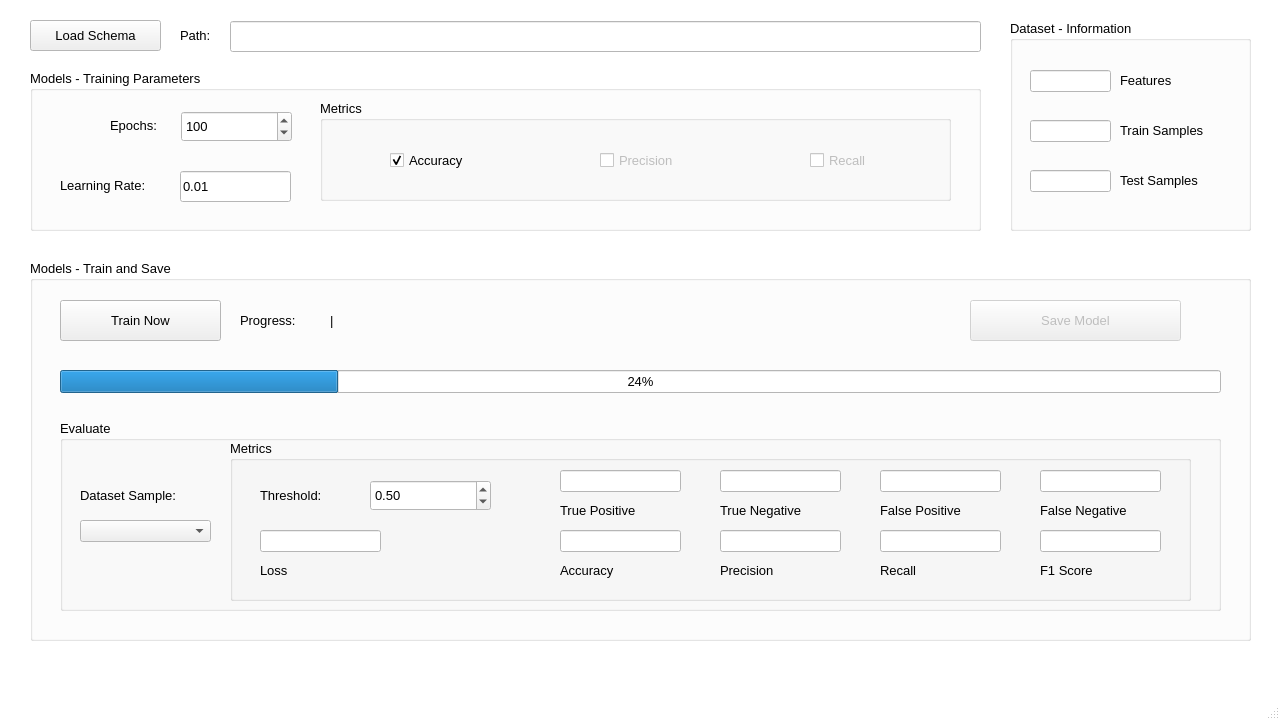
<?xml version="1.0" encoding="UTF-8"?>
<ui version="4.0">
 <class>ModelsWindow</class>
 <widget class="QMainWindow" name="ModelsWindow">
  <property name="geometry">
   <rect>
    <x>0</x>
    <y>0</y>
    <width>1280</width>
    <height>720</height>
   </rect>
  </property>
  <property name="minimumSize">
   <size>
    <width>1280</width>
    <height>720</height>
   </size>
  </property>
  <property name="maximumSize">
   <size>
    <width>1280</width>
    <height>720</height>
   </size>
  </property>
  <property name="palette">
   <palette>
    <active>
     <colorrole role="Base">
      <brush brushstyle="SolidPattern">
       <color alpha="255">
        <red>255</red>
        <green>255</green>
        <blue>255</blue>
       </color>
      </brush>
     </colorrole>
     <colorrole role="Window">
      <brush brushstyle="SolidPattern">
       <color alpha="255">
        <red>255</red>
        <green>255</green>
        <blue>255</blue>
       </color>
      </brush>
     </colorrole>
    </active>
    <inactive>
     <colorrole role="Base">
      <brush brushstyle="SolidPattern">
       <color alpha="255">
        <red>255</red>
        <green>255</green>
        <blue>255</blue>
       </color>
      </brush>
     </colorrole>
     <colorrole role="Window">
      <brush brushstyle="SolidPattern">
       <color alpha="255">
        <red>255</red>
        <green>255</green>
        <blue>255</blue>
       </color>
      </brush>
     </colorrole>
    </inactive>
    <disabled>
     <colorrole role="Base">
      <brush brushstyle="SolidPattern">
       <color alpha="255">
        <red>255</red>
        <green>255</green>
        <blue>255</blue>
       </color>
      </brush>
     </colorrole>
     <colorrole role="Window">
      <brush brushstyle="SolidPattern">
       <color alpha="255">
        <red>255</red>
        <green>255</green>
        <blue>255</blue>
       </color>
      </brush>
     </colorrole>
    </disabled>
   </palette>
  </property>
  <property name="font">
   <font>
    <pointsize>10</pointsize>
   </font>
  </property>
  <property name="windowTitle">
   <string>Models | Vinci ML Tool</string>
  </property>
  <property name="windowIcon">
   <iconset>
    <normalon>../res/ML4CYBER_Logo.png</normalon>
   </iconset>
  </property>
  <widget class="QWidget" name="centralwidget">
   <widget class="QPushButton" name="btn_LoadSchema">
    <property name="geometry">
     <rect>
      <x>30</x>
      <y>20</y>
      <width>131</width>
      <height>31</height>
     </rect>
    </property>
    <property name="font">
     <font>
      <pointsize>10</pointsize>
     </font>
    </property>
    <property name="text">
     <string>Load Schema</string>
    </property>
   </widget>
   <widget class="QLabel" name="label">
    <property name="geometry">
     <rect>
      <x>180</x>
      <y>20</y>
      <width>51</width>
      <height>31</height>
     </rect>
    </property>
    <property name="font">
     <font>
      <pointsize>10</pointsize>
     </font>
    </property>
    <property name="text">
     <string>Path:</string>
    </property>
   </widget>
   <widget class="QLineEdit" name="txtB_DatasetPath">
    <property name="enabled">
     <bool>true</bool>
    </property>
    <property name="geometry">
     <rect>
      <x>230</x>
      <y>21</y>
      <width>751</width>
      <height>31</height>
     </rect>
    </property>
    <property name="readOnly">
     <bool>true</bool>
    </property>
   </widget>
   <widget class="QGroupBox" name="groupBox">
    <property name="geometry">
     <rect>
      <x>30</x>
      <y>70</y>
      <width>951</width>
      <height>161</height>
     </rect>
    </property>
    <property name="title">
     <string>Models - Training Parameters</string>
    </property>
    <widget class="QLabel" name="label_2">
     <property name="geometry">
      <rect>
       <x>80</x>
       <y>40</y>
       <width>61</width>
       <height>31</height>
      </rect>
     </property>
     <property name="text">
      <string>Epochs:</string>
     </property>
    </widget>
    <widget class="QLabel" name="label_4">
     <property name="geometry">
      <rect>
       <x>30</x>
       <y>100</y>
       <width>111</width>
       <height>31</height>
      </rect>
     </property>
     <property name="font">
      <font>
       <pointsize>10</pointsize>
      </font>
     </property>
     <property name="text">
      <string>Learning Rate:</string>
     </property>
    </widget>
    <widget class="QSpinBox" name="sBox_Epochs">
     <property name="geometry">
      <rect>
       <x>151</x>
       <y>41</y>
       <width>111</width>
       <height>31</height>
      </rect>
     </property>
     <property name="maximum">
      <number>10000000</number>
     </property>
     <property name="value">
      <number>100</number>
     </property>
    </widget>
    <widget class="QLineEdit" name="txtB_LearningRate">
     <property name="geometry">
      <rect>
       <x>150</x>
       <y>101</y>
       <width>111</width>
       <height>31</height>
      </rect>
     </property>
     <property name="text">
      <string>0.01</string>
     </property>
    </widget>
    <widget class="QGroupBox" name="groupBox_4">
     <property name="geometry">
      <rect>
       <x>290</x>
       <y>30</y>
       <width>631</width>
       <height>101</height>
      </rect>
     </property>
     <property name="title">
      <string>Metrics</string>
     </property>
     <widget class="QCheckBox" name="cBox_MetricsAccuracy">
      <property name="geometry">
       <rect>
        <x>70</x>
        <y>50</y>
        <width>101</width>
        <height>20</height>
       </rect>
      </property>
      <property name="text">
       <string>Accuracy</string>
      </property>
      <property name="checked">
       <bool>true</bool>
      </property>
     </widget>
     <widget class="QCheckBox" name="cBox_MetricsPrecision">
      <property name="enabled">
       <bool>false</bool>
      </property>
      <property name="geometry">
       <rect>
        <x>280</x>
        <y>50</y>
        <width>101</width>
        <height>20</height>
       </rect>
      </property>
      <property name="text">
       <string>Precision</string>
      </property>
     </widget>
     <widget class="QCheckBox" name="cBox_MetricsRecall">
      <property name="enabled">
       <bool>false</bool>
      </property>
      <property name="geometry">
       <rect>
        <x>490</x>
        <y>50</y>
        <width>101</width>
        <height>20</height>
       </rect>
      </property>
      <property name="text">
       <string>Recall</string>
      </property>
     </widget>
    </widget>
   </widget>
   <widget class="QGroupBox" name="groupBox_3">
    <property name="geometry">
     <rect>
      <x>1010</x>
      <y>20</y>
      <width>241</width>
      <height>211</height>
     </rect>
    </property>
    <property name="title">
     <string>Dataset - Information</string>
    </property>
    <widget class="QLineEdit" name="txtB_InfoTestSamples">
     <property name="enabled">
      <bool>true</bool>
     </property>
     <property name="geometry">
      <rect>
       <x>20</x>
       <y>150</y>
       <width>81</width>
       <height>22</height>
      </rect>
     </property>
     <property name="readOnly">
      <bool>true</bool>
     </property>
    </widget>
    <widget class="QLabel" name="label_6">
     <property name="geometry">
      <rect>
       <x>110</x>
       <y>150</y>
       <width>111</width>
       <height>20</height>
      </rect>
     </property>
     <property name="text">
      <string>Test Samples</string>
     </property>
    </widget>
    <widget class="QLineEdit" name="txtB_InfoFeatures">
     <property name="enabled">
      <bool>true</bool>
     </property>
     <property name="geometry">
      <rect>
       <x>20</x>
       <y>50</y>
       <width>81</width>
       <height>22</height>
      </rect>
     </property>
     <property name="text">
      <string/>
     </property>
     <property name="readOnly">
      <bool>true</bool>
     </property>
    </widget>
    <widget class="QLabel" name="label_7">
     <property name="geometry">
      <rect>
       <x>110</x>
       <y>50</y>
       <width>111</width>
       <height>20</height>
      </rect>
     </property>
     <property name="text">
      <string>Features</string>
     </property>
    </widget>
    <widget class="QLineEdit" name="txtB_InfoTrainSamples">
     <property name="enabled">
      <bool>true</bool>
     </property>
     <property name="geometry">
      <rect>
       <x>20</x>
       <y>100</y>
       <width>81</width>
       <height>22</height>
      </rect>
     </property>
     <property name="readOnly">
      <bool>true</bool>
     </property>
    </widget>
    <widget class="QLabel" name="label_8">
     <property name="geometry">
      <rect>
       <x>110</x>
       <y>100</y>
       <width>111</width>
       <height>20</height>
      </rect>
     </property>
     <property name="text">
      <string>Train Samples</string>
     </property>
    </widget>
   </widget>
   <widget class="QGroupBox" name="groupBox_2">
    <property name="geometry">
     <rect>
      <x>30</x>
      <y>260</y>
      <width>1221</width>
      <height>381</height>
     </rect>
    </property>
    <property name="title">
     <string>Models - Train and Save</string>
    </property>
    <widget class="QPushButton" name="btn_TrainNow">
     <property name="geometry">
      <rect>
       <x>30</x>
       <y>40</y>
       <width>161</width>
       <height>41</height>
      </rect>
     </property>
     <property name="text">
      <string>Train Now</string>
     </property>
    </widget>
    <widget class="QProgressBar" name="pBar_TrainProgress">
     <property name="geometry">
      <rect>
       <x>30</x>
       <y>110</y>
       <width>1161</width>
       <height>23</height>
      </rect>
     </property>
     <property name="value">
      <number>24</number>
     </property>
    </widget>
    <widget class="QLabel" name="label_3">
     <property name="geometry">
      <rect>
       <x>210</x>
       <y>50</y>
       <width>81</width>
       <height>21</height>
      </rect>
     </property>
     <property name="text">
      <string>Progress:</string>
     </property>
    </widget>
    <widget class="QLabel" name="lbl_TrainProgress">
     <property name="geometry">
      <rect>
       <x>300</x>
       <y>50</y>
       <width>521</width>
       <height>21</height>
      </rect>
     </property>
     <property name="text">
      <string>|</string>
     </property>
    </widget>
    <widget class="QGroupBox" name="groupBox_5">
     <property name="geometry">
      <rect>
       <x>30</x>
       <y>160</y>
       <width>1161</width>
       <height>191</height>
      </rect>
     </property>
     <property name="title">
      <string>Evaluate</string>
     </property>
     <widget class="QLabel" name="label_9">
      <property name="geometry">
       <rect>
        <x>20</x>
        <y>60</y>
        <width>131</width>
        <height>31</height>
       </rect>
      </property>
      <property name="text">
       <string>Dataset Sample:</string>
      </property>
     </widget>
     <widget class="QGroupBox" name="groupBox_6">
      <property name="geometry">
       <rect>
        <x>170</x>
        <y>20</y>
        <width>961</width>
        <height>161</height>
       </rect>
      </property>
      <property name="title">
       <string>Metrics</string>
      </property>
      <widget class="QLineEdit" name="txtB_EvalMetricsAccuracy">
       <property name="enabled">
        <bool>true</bool>
       </property>
       <property name="geometry">
        <rect>
         <x>330</x>
         <y>90</y>
         <width>121</width>
         <height>22</height>
        </rect>
       </property>
       <property name="text">
        <string/>
       </property>
       <property name="readOnly">
        <bool>true</bool>
       </property>
      </widget>
      <widget class="QLabel" name="label_10">
       <property name="geometry">
        <rect>
         <x>330</x>
         <y>120</y>
         <width>121</width>
         <height>21</height>
        </rect>
       </property>
       <property name="text">
        <string>Accuracy</string>
       </property>
      </widget>
      <widget class="QLabel" name="label_11">
       <property name="geometry">
        <rect>
         <x>490</x>
         <y>120</y>
         <width>121</width>
         <height>21</height>
        </rect>
       </property>
       <property name="text">
        <string>Precision</string>
       </property>
      </widget>
      <widget class="QLineEdit" name="txtB_EvalMetricsPrecision">
       <property name="enabled">
        <bool>true</bool>
       </property>
       <property name="geometry">
        <rect>
         <x>490</x>
         <y>90</y>
         <width>121</width>
         <height>22</height>
        </rect>
       </property>
       <property name="text">
        <string/>
       </property>
       <property name="readOnly">
        <bool>true</bool>
       </property>
      </widget>
      <widget class="QLabel" name="label_12">
       <property name="geometry">
        <rect>
         <x>650</x>
         <y>120</y>
         <width>121</width>
         <height>21</height>
        </rect>
       </property>
       <property name="text">
        <string>Recall</string>
       </property>
      </widget>
      <widget class="QLineEdit" name="txtB_EvalMetricsRecall">
       <property name="enabled">
        <bool>true</bool>
       </property>
       <property name="geometry">
        <rect>
         <x>650</x>
         <y>90</y>
         <width>121</width>
         <height>22</height>
        </rect>
       </property>
       <property name="text">
        <string/>
       </property>
       <property name="readOnly">
        <bool>true</bool>
       </property>
      </widget>
      <widget class="QLabel" name="label_14">
       <property name="geometry">
        <rect>
         <x>330</x>
         <y>60</y>
         <width>121</width>
         <height>21</height>
        </rect>
       </property>
       <property name="text">
        <string>True Positive</string>
       </property>
      </widget>
      <widget class="QLineEdit" name="txtB_EvalMetricsTP">
       <property name="enabled">
        <bool>true</bool>
       </property>
       <property name="geometry">
        <rect>
         <x>330</x>
         <y>30</y>
         <width>121</width>
         <height>22</height>
        </rect>
       </property>
       <property name="text">
        <string/>
       </property>
      </widget>
      <widget class="QLineEdit" name="txtB_EvalMetricsTN">
       <property name="enabled">
        <bool>true</bool>
       </property>
       <property name="geometry">
        <rect>
         <x>490</x>
         <y>30</y>
         <width>121</width>
         <height>22</height>
        </rect>
       </property>
       <property name="text">
        <string/>
       </property>
       <property name="readOnly">
        <bool>true</bool>
       </property>
      </widget>
      <widget class="QLabel" name="label_15">
       <property name="geometry">
        <rect>
         <x>490</x>
         <y>60</y>
         <width>121</width>
         <height>21</height>
        </rect>
       </property>
       <property name="text">
        <string>True Negative</string>
       </property>
      </widget>
      <widget class="QLineEdit" name="txtB_EvalMetricsFP">
       <property name="enabled">
        <bool>true</bool>
       </property>
       <property name="geometry">
        <rect>
         <x>650</x>
         <y>30</y>
         <width>121</width>
         <height>22</height>
        </rect>
       </property>
       <property name="text">
        <string/>
       </property>
       <property name="readOnly">
        <bool>true</bool>
       </property>
      </widget>
      <widget class="QLabel" name="label_16">
       <property name="geometry">
        <rect>
         <x>650</x>
         <y>60</y>
         <width>121</width>
         <height>21</height>
        </rect>
       </property>
       <property name="text">
        <string>False Positive</string>
       </property>
      </widget>
      <widget class="QLabel" name="label_17">
       <property name="geometry">
        <rect>
         <x>810</x>
         <y>60</y>
         <width>121</width>
         <height>21</height>
        </rect>
       </property>
       <property name="text">
        <string>False Negative</string>
       </property>
      </widget>
      <widget class="QLineEdit" name="txtB_EvalMetricsFN">
       <property name="enabled">
        <bool>true</bool>
       </property>
       <property name="geometry">
        <rect>
         <x>810</x>
         <y>30</y>
         <width>121</width>
         <height>22</height>
        </rect>
       </property>
       <property name="text">
        <string/>
       </property>
       <property name="readOnly">
        <bool>true</bool>
       </property>
      </widget>
      <widget class="QLineEdit" name="txtB_EvalMetricsF1">
       <property name="enabled">
        <bool>true</bool>
       </property>
       <property name="geometry">
        <rect>
         <x>810</x>
         <y>90</y>
         <width>121</width>
         <height>22</height>
        </rect>
       </property>
       <property name="text">
        <string/>
       </property>
       <property name="readOnly">
        <bool>true</bool>
       </property>
      </widget>
      <widget class="QLabel" name="label_18">
       <property name="geometry">
        <rect>
         <x>810</x>
         <y>120</y>
         <width>121</width>
         <height>21</height>
        </rect>
       </property>
       <property name="text">
        <string>F1 Score</string>
       </property>
      </widget>
      <widget class="QLineEdit" name="txtB_EvalMetricsLoss">
       <property name="enabled">
        <bool>true</bool>
       </property>
       <property name="geometry">
        <rect>
         <x>30</x>
         <y>90</y>
         <width>121</width>
         <height>22</height>
        </rect>
       </property>
       <property name="text">
        <string/>
       </property>
       <property name="readOnly">
        <bool>true</bool>
       </property>
      </widget>
      <widget class="QLabel" name="label_13">
       <property name="geometry">
        <rect>
         <x>30</x>
         <y>120</y>
         <width>91</width>
         <height>21</height>
        </rect>
       </property>
       <property name="text">
        <string>Loss</string>
       </property>
      </widget>
      <widget class="QLabel" name="label_19">
       <property name="geometry">
        <rect>
         <x>30</x>
         <y>40</y>
         <width>191</width>
         <height>31</height>
        </rect>
       </property>
       <property name="text">
        <string>Threshold:</string>
       </property>
      </widget>
      <widget class="QDoubleSpinBox" name="dsBox_Threshold">
       <property name="geometry">
        <rect>
         <x>140</x>
         <y>40</y>
         <width>121</width>
         <height>31</height>
        </rect>
       </property>
       <property name="decimals">
        <number>2</number>
       </property>
       <property name="maximum">
        <double>1.000000000000000</double>
       </property>
       <property name="singleStep">
        <double>0.100000000000000</double>
       </property>
       <property name="value">
        <double>0.500000000000000</double>
       </property>
      </widget>
     </widget>
     <widget class="QComboBox" name="cBox_EvaluateDataset">
      <property name="geometry">
       <rect>
        <x>20</x>
        <y>100</y>
        <width>131</width>
        <height>22</height>
       </rect>
      </property>
     </widget>
    </widget>
    <widget class="QPushButton" name="btn_SaveModel">
     <property name="enabled">
      <bool>false</bool>
     </property>
     <property name="geometry">
      <rect>
       <x>940</x>
       <y>40</y>
       <width>211</width>
       <height>41</height>
      </rect>
     </property>
     <property name="text">
      <string>Save Model</string>
     </property>
    </widget>
   </widget>
  </widget>
  <widget class="QMenuBar" name="menubar">
   <property name="geometry">
    <rect>
     <x>0</x>
     <y>0</y>
     <width>1280</width>
     <height>21</height>
    </rect>
   </property>
  </widget>
  <widget class="QStatusBar" name="statusbar"/>
 </widget>
 <resources>
  <include location="../res/menu_res.qrc"/>
 </resources>
 <connections/>
</ui>
